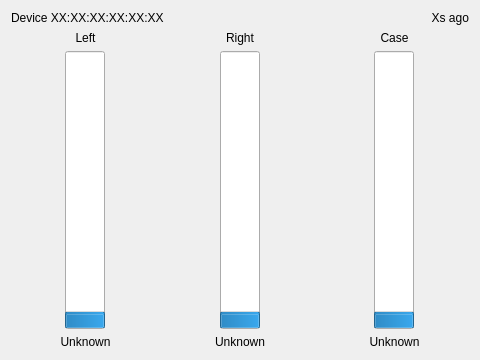
<?xml version="1.0" encoding="UTF-8"?>
<ui version="4.0">
 <class>DeviceBatteryInfo</class>
 <widget class="QWidget" name="DeviceBatteryInfo">
  <property name="geometry">
   <rect>
    <x>0</x>
    <y>0</y>
    <width>480</width>
    <height>360</height>
   </rect>
  </property>
  <property name="windowTitle">
   <string>Form</string>
  </property>
  <layout class="QVBoxLayout" name="mainLayout">
   <item>
    <layout class="QHBoxLayout" name="deviceLayout">
     <item>
      <widget class="QLabel" name="deviceLabel">
       <property name="text">
        <string>Device XX:XX:XX:XX:XX:XX</string>
       </property>
      </widget>
     </item>
     <item>
      <widget class="QLabel" name="timeLabel">
       <property name="palette">
        <palette>
         <active>
          <colorrole role="WindowText">
           <brush brushstyle="SolidPattern">
            <color alpha="255">
             <red>119</red>
             <green>118</green>
             <blue>123</blue>
            </color>
           </brush>
          </colorrole>
         </active>
         <inactive>
          <colorrole role="WindowText">
           <brush brushstyle="SolidPattern">
            <color alpha="255">
             <red>0</red>
             <green>0</green>
             <blue>0</blue>
            </color>
           </brush>
          </colorrole>
         </inactive>
         <disabled>
          <colorrole role="WindowText">
           <brush brushstyle="SolidPattern">
            <color alpha="255">
             <red>190</red>
             <green>190</green>
             <blue>190</blue>
            </color>
           </brush>
          </colorrole>
         </disabled>
        </palette>
       </property>
       <property name="text">
        <string>Xs ago</string>
       </property>
       <property name="alignment">
        <set>Qt::AlignRight|Qt::AlignTrailing|Qt::AlignVCenter</set>
       </property>
      </widget>
     </item>
    </layout>
   </item>
   <item>
    <layout class="QHBoxLayout" name="levelsLayout">
     <item>
      <layout class="QVBoxLayout" name="leftLayout">
       <item>
        <widget class="QLabel" name="leftTitleLabel">
         <property name="text">
          <string>Left</string>
         </property>
         <property name="alignment">
          <set>Qt::AlignCenter</set>
         </property>
        </widget>
       </item>
       <item>
        <layout class="QHBoxLayout" name="leftProgressLayout">
         <item>
          <widget class="QProgressBar" name="leftProgress">
           <property name="minimumSize">
            <size>
             <width>40</width>
             <height>0</height>
            </size>
           </property>
           <property name="value">
            <number>5</number>
           </property>
           <property name="textVisible">
            <bool>false</bool>
           </property>
           <property name="orientation">
            <enum>Qt::Vertical</enum>
           </property>
          </widget>
         </item>
        </layout>
       </item>
       <item>
        <widget class="QLabel" name="leftText">
         <property name="text">
          <string>Unknown</string>
         </property>
         <property name="alignment">
          <set>Qt::AlignCenter</set>
         </property>
        </widget>
       </item>
      </layout>
     </item>
     <item>
      <layout class="QVBoxLayout" name="rightLayout">
       <item>
        <widget class="QLabel" name="rightTitleLayout">
         <property name="text">
          <string>Right</string>
         </property>
         <property name="alignment">
          <set>Qt::AlignCenter</set>
         </property>
        </widget>
       </item>
       <item>
        <layout class="QHBoxLayout" name="rightProgressLayout">
         <item>
          <widget class="QProgressBar" name="rightProgress">
           <property name="minimumSize">
            <size>
             <width>40</width>
             <height>0</height>
            </size>
           </property>
           <property name="value">
            <number>5</number>
           </property>
           <property name="textVisible">
            <bool>false</bool>
           </property>
           <property name="orientation">
            <enum>Qt::Vertical</enum>
           </property>
          </widget>
         </item>
        </layout>
       </item>
       <item>
        <widget class="QLabel" name="rightText">
         <property name="text">
          <string>Unknown</string>
         </property>
         <property name="alignment">
          <set>Qt::AlignCenter</set>
         </property>
        </widget>
       </item>
      </layout>
     </item>
     <item>
      <layout class="QVBoxLayout" name="caseLayout">
       <item>
        <widget class="QLabel" name="caseTitleLayout">
         <property name="text">
          <string>Case</string>
         </property>
         <property name="alignment">
          <set>Qt::AlignCenter</set>
         </property>
        </widget>
       </item>
       <item>
        <layout class="QHBoxLayout" name="caseProgressLayout">
         <item>
          <widget class="QProgressBar" name="caseProgress">
           <property name="minimumSize">
            <size>
             <width>40</width>
             <height>0</height>
            </size>
           </property>
           <property name="value">
            <number>5</number>
           </property>
           <property name="textVisible">
            <bool>false</bool>
           </property>
           <property name="orientation">
            <enum>Qt::Vertical</enum>
           </property>
          </widget>
         </item>
        </layout>
       </item>
       <item>
        <widget class="QLabel" name="caseText">
         <property name="text">
          <string>Unknown</string>
         </property>
         <property name="alignment">
          <set>Qt::AlignCenter</set>
         </property>
        </widget>
       </item>
      </layout>
     </item>
    </layout>
   </item>
  </layout>
 </widget>
 <resources/>
 <connections/>
</ui>
